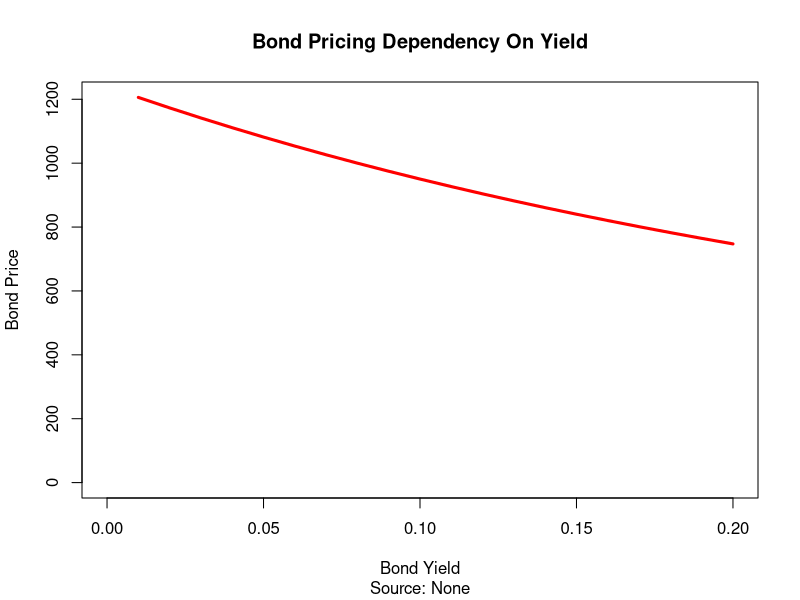

Generate this figure with R:
# Function to plot a relationship between rate and price
bond.plt <- function(P, C = 0, ytm, f = 1, l.bound.r = 0, h.bound.r = 100){
  
  # Empty lists for yields and prices
  l.r <- 0
  l.B.prices <- 0
  
  # For each yield value
  for (n in l.bound.r:h.bound.r){ r <- 0.01 * (1 * n)
    
    # Denominator
    d <- (1 + r / f) ^ ytm * f
    
    # Add rate value to list
    l.r <- c(l.r, r)
    
    # Coupon part
    C.part <- (C * P) / f
    
    # Rate part
    r.part <- (f / r - f / (r * d))
    
    # Principle part
    P.part <- P / d
    
    # Add bond price value to list
    l.B.prices <- c(l.B.prices, C.part * r.part + P.part) }
  
  # Generate plot
  plot(x = l.r,
       y = l.B.prices,
       type = "l",
       xlab = "Bond Yield",
       ylab = "Bond Price",
       main = "Bond Pricing Dependency On Yield",
       sub = "Source: None",
       col = "red",
       lwd = 3)
  #ylim = c(min(l.B.prices), max(l.B.prices))
}
# Test
bond.plt(P = 1000, C = 0.08, ytm = 3, f = 1, l.bound.r = 0, h.bound.r = 20)
